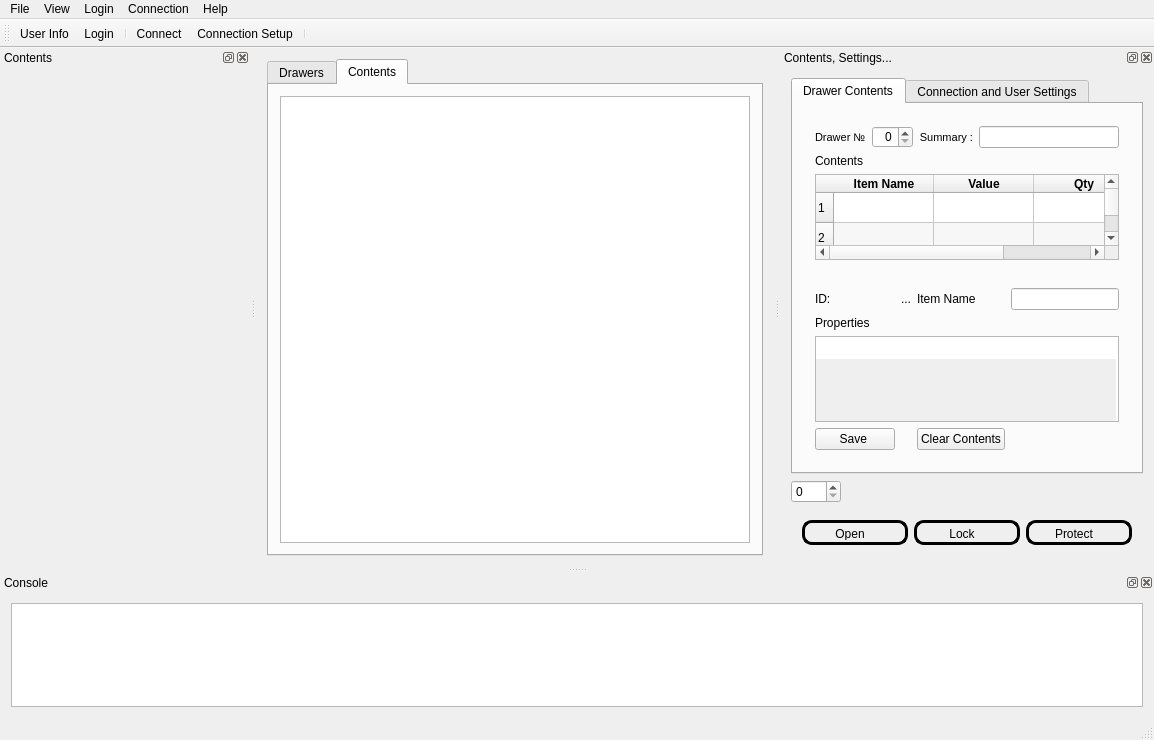
<?xml version="1.0" encoding="UTF-8"?>
<ui version="4.0">
 <class>MainWindow</class>
 <widget class="QMainWindow" name="MainWindow">
  <property name="geometry">
   <rect>
    <x>0</x>
    <y>0</y>
    <width>1154</width>
    <height>740</height>
   </rect>
  </property>
  <property name="windowTitle">
   <string>MainWindow</string>
  </property>
  <widget class="QWidget" name="centralWidget">
   <layout class="QVBoxLayout" name="verticalLayout">
    <item>
     <widget class="QTabWidget" name="tabWidget">
      <property name="currentIndex">
       <number>1</number>
      </property>
      <widget class="QWidget" name="tabDrawers">
       <attribute name="title">
        <string>Drawers</string>
       </attribute>
       <layout class="QVBoxLayout" name="verticalLayout_3">
        <item>
         <widget class="QScrollArea" name="scrollArea">
          <property name="widgetResizable">
           <bool>true</bool>
          </property>
          <widget class="QWidget" name="scrollAreaWidgetContents">
           <property name="geometry">
            <rect>
             <x>0</x>
             <y>0</y>
             <width>480</width>
             <height>461</height>
            </rect>
           </property>
          </widget>
         </widget>
        </item>
       </layout>
      </widget>
      <widget class="QWidget" name="tabContents">
       <attribute name="title">
        <string>Contents</string>
       </attribute>
       <layout class="QVBoxLayout" name="verticalLayout_4">
        <item>
         <widget class="QTableWidget" name="tableWidget"/>
        </item>
       </layout>
      </widget>
     </widget>
    </item>
   </layout>
  </widget>
  <widget class="QMenuBar" name="menuBar">
   <property name="geometry">
    <rect>
     <x>0</x>
     <y>0</y>
     <width>1154</width>
     <height>21</height>
    </rect>
   </property>
   <widget class="QMenu" name="menuFile">
    <property name="title">
     <string>File</string>
    </property>
    <addaction name="separator"/>
    <addaction name="actionSearch"/>
    <addaction name="actionExport_User_Info"/>
    <addaction name="actionExport_Log"/>
    <addaction name="actionOpen_Storage"/>
   </widget>
   <widget class="QMenu" name="menuView">
    <property name="title">
     <string>View</string>
    </property>
    <addaction name="actionUser_Info"/>
   </widget>
   <widget class="QMenu" name="menuConnection">
    <property name="title">
     <string>Connection</string>
    </property>
    <addaction name="separator"/>
    <addaction name="actionConnect"/>
    <addaction name="actionDisconnect"/>
    <addaction name="actionConnection_Setup"/>
   </widget>
   <widget class="QMenu" name="menuHelp">
    <property name="title">
     <string>Help</string>
    </property>
    <addaction name="actionAbout_Autosklad"/>
    <addaction name="actionTPU"/>
   </widget>
   <widget class="QMenu" name="menuLogin">
    <property name="title">
     <string>Login</string>
    </property>
    <addaction name="separator"/>
    <addaction name="actionLogin"/>
    <addaction name="actionAccount_Setup"/>
   </widget>
   <addaction name="menuFile"/>
   <addaction name="menuView"/>
   <addaction name="menuLogin"/>
   <addaction name="menuConnection"/>
   <addaction name="menuHelp"/>
  </widget>
  <widget class="QStatusBar" name="statusBar"/>
  <widget class="QToolBar" name="mainToolBar">
   <attribute name="toolBarArea">
    <enum>TopToolBarArea</enum>
   </attribute>
   <attribute name="toolBarBreak">
    <bool>false</bool>
   </attribute>
   <addaction name="actionUser_Info"/>
   <addaction name="actionLogin"/>
   <addaction name="separator"/>
   <addaction name="actionConnect"/>
   <addaction name="actionConnection_Setup"/>
   <addaction name="separator"/>
  </widget>
  <widget class="QDockWidget" name="dockLeft">
   <property name="minimumSize">
    <size>
     <width>250</width>
     <height>132</height>
    </size>
   </property>
   <property name="windowTitle">
    <string>Contents</string>
   </property>
   <attribute name="dockWidgetArea">
    <number>1</number>
   </attribute>
   <widget class="QWidget" name="dockWidgetContents">
    <layout class="QVBoxLayout" name="verticalLayout_2"/>
   </widget>
  </widget>
  <widget class="QDockWidget" name="dockConsole">
   <property name="minimumSize">
    <size>
     <width>170</width>
     <height>50</height>
    </size>
   </property>
   <property name="maximumSize">
    <size>
     <width>524287</width>
     <height>150</height>
    </size>
   </property>
   <property name="windowTitle">
    <string>Console</string>
   </property>
   <attribute name="dockWidgetArea">
    <number>8</number>
   </attribute>
   <widget class="QWidget" name="dockWidgetContents_2">
    <layout class="QGridLayout" name="gridLayout_3">
     <item row="0" column="0">
      <widget class="QTextBrowser" name="edtConsole">
       <property name="maximumSize">
        <size>
         <width>16777215</width>
         <height>200</height>
        </size>
       </property>
       <property name="verticalScrollBarPolicy">
        <enum>Qt::ScrollBarAlwaysOff</enum>
       </property>
       <property name="horizontalScrollBarPolicy">
        <enum>Qt::ScrollBarAsNeeded</enum>
       </property>
      </widget>
     </item>
    </layout>
   </widget>
  </widget>
  <widget class="QDockWidget" name="dockRght">
   <property name="minimumSize">
    <size>
     <width>300</width>
     <height>519</height>
    </size>
   </property>
   <property name="maximumSize">
    <size>
     <width>524287</width>
     <height>524287</height>
    </size>
   </property>
   <property name="windowTitle">
    <string>Contents, Settings...</string>
   </property>
   <attribute name="dockWidgetArea">
    <number>2</number>
   </attribute>
   <widget class="QWidget" name="dockWidgetContents_3">
    <layout class="QGridLayout" name="gridLayout">
     <item row="2" column="0">
      <widget class="QWidget" name="wdgtControls" native="true">
       <property name="styleSheet">
        <string notr="true"/>
       </property>
       <layout class="QVBoxLayout" name="verticalLayout_8">
        <item>
         <layout class="QVBoxLayout" name="verticalLayout_5">
          <item>
           <layout class="QHBoxLayout" name="horizontalLayout">
            <item>
             <widget class="QPushButton" name="btnOpen">
              <property name="minimumSize">
               <size>
                <width>25</width>
                <height>25</height>
               </size>
              </property>
              <property name="styleSheet">
               <string notr="true">border: 3px solid #000000;
border-radius: 10px;
padding: 5px 15px 2px 5px;</string>
              </property>
              <property name="text">
               <string>Open</string>
              </property>
             </widget>
            </item>
            <item>
             <widget class="QPushButton" name="btnLock">
              <property name="minimumSize">
               <size>
                <width>25</width>
                <height>25</height>
               </size>
              </property>
              <property name="styleSheet">
               <string notr="true">border: 3px solid #000000;
border-radius: 10px;
padding: 5px 15px 2px 5px;
</string>
              </property>
              <property name="text">
               <string>Lock</string>
              </property>
             </widget>
            </item>
            <item>
             <widget class="QPushButton" name="btnProtect">
              <property name="minimumSize">
               <size>
                <width>25</width>
                <height>25</height>
               </size>
              </property>
              <property name="styleSheet">
               <string notr="true">border: 3px solid #000000;
border-radius: 10px;
padding: 5px 15px 2px 5px;</string>
              </property>
              <property name="text">
               <string>Protect</string>
              </property>
             </widget>
            </item>
           </layout>
          </item>
         </layout>
        </item>
       </layout>
      </widget>
     </item>
     <item row="0" column="0">
      <widget class="QTabWidget" name="tabRight">
       <property name="styleSheet">
        <string notr="true">QTabWidget { background: qlineargradient(x1 : 0, y1 : 0, x2 : 0, y2 :   1, stop :   0.0 #f5f9ff,
						stop :   0.5 #c7dfff, stop :   0.55 #afd2ff, stop :   1.0 #c0dbff);
						color: #006aff;}</string>
       </property>
       <property name="currentIndex">
        <number>0</number>
       </property>
       <widget class="QWidget" name="tab">
        <attribute name="title">
         <string>Drawer Contents</string>
        </attribute>
        <layout class="QVBoxLayout" name="verticalLayout_7">
         <item>
          <widget class="QWidget" name="widget" native="true">
           <layout class="QGridLayout" name="gridLayout_5">
            <item row="0" column="0">
             <widget class="QLabel" name="lblDrawerNum">
              <property name="font">
               <font>
                <pointsize>8</pointsize>
                <weight>50</weight>
                <italic>false</italic>
                <bold>false</bold>
               </font>
              </property>
              <property name="text">
               <string>Drawer №</string>
              </property>
             </widget>
            </item>
            <item row="0" column="3">
             <widget class="QLineEdit" name="lineEdit_2">
              <property name="autoFillBackground">
               <bool>false</bool>
              </property>
             </widget>
            </item>
            <item row="0" column="1">
             <widget class="QSpinBox" name="spnDrwrNum">
              <property name="maximumSize">
               <size>
                <width>50</width>
                <height>16777215</height>
               </size>
              </property>
              <property name="alignment">
               <set>Qt::AlignRight|Qt::AlignTrailing|Qt::AlignVCenter</set>
              </property>
             </widget>
            </item>
            <item row="0" column="2">
             <widget class="QLabel" name="lblSummary">
              <property name="font">
               <font>
                <pointsize>8</pointsize>
                <weight>50</weight>
                <italic>false</italic>
                <bold>false</bold>
               </font>
              </property>
              <property name="text">
               <string>Summary :</string>
              </property>
              <property name="alignment">
               <set>Qt::AlignRight|Qt::AlignTrailing|Qt::AlignVCenter</set>
              </property>
             </widget>
            </item>
            <item row="1" column="0">
             <widget class="QLabel" name="lblContents">
              <property name="font">
               <font>
                <pointsize>9</pointsize>
                <weight>50</weight>
                <italic>false</italic>
                <bold>false</bold>
               </font>
              </property>
              <property name="text">
               <string>Contents</string>
              </property>
             </widget>
            </item>
            <item row="2" column="0" colspan="4">
             <widget class="QTableWidget" name="tblContents">
              <property name="sizeAdjustPolicy">
               <enum>QAbstractScrollArea::AdjustIgnored</enum>
              </property>
              <property name="alternatingRowColors">
               <bool>true</bool>
              </property>
              <property name="showGrid">
               <bool>true</bool>
              </property>
              <property name="sortingEnabled">
               <bool>false</bool>
              </property>
              <property name="rowCount">
               <number>10</number>
              </property>
              <row/>
              <row/>
              <row/>
              <row/>
              <row/>
              <row/>
              <row/>
              <row/>
              <row/>
              <row/>
              <column>
               <property name="text">
                <string>Item Name</string>
               </property>
               <property name="font">
                <font>
                 <weight>75</weight>
                 <bold>true</bold>
                </font>
               </property>
              </column>
              <column>
               <property name="text">
                <string>Value</string>
               </property>
               <property name="font">
                <font>
                 <weight>75</weight>
                 <bold>true</bold>
                </font>
               </property>
              </column>
              <column>
               <property name="text">
                <string>Qty</string>
               </property>
               <property name="font">
                <font>
                 <weight>75</weight>
                 <bold>true</bold>
                </font>
               </property>
              </column>
              <item row="0" column="2">
               <property name="text">
                <string/>
               </property>
              </item>
             </widget>
            </item>
           </layout>
          </widget>
         </item>
         <item>
          <widget class="QWidget" name="wdtItemdescription" native="true">
           <property name="styleSheet">
            <string notr="true"/>
           </property>
           <layout class="QGridLayout" name="gridLayout_7">
            <item row="3" column="0">
             <widget class="QPushButton" name="pushButton">
              <property name="text">
               <string>Save </string>
              </property>
             </widget>
            </item>
            <item row="0" column="1">
             <widget class="QLabel" name="lblItemID">
              <property name="text">
               <string>...</string>
              </property>
             </widget>
            </item>
            <item row="1" column="0" colspan="2">
             <widget class="QLabel" name="lblIItemProps">
              <property name="sizePolicy">
               <sizepolicy hsizetype="Expanding" vsizetype="Preferred">
                <horstretch>0</horstretch>
                <verstretch>0</verstretch>
               </sizepolicy>
              </property>
              <property name="font">
               <font>
                <weight>50</weight>
                <bold>false</bold>
               </font>
              </property>
              <property name="text">
               <string>Properties</string>
              </property>
             </widget>
            </item>
            <item row="0" column="2">
             <widget class="QLabel" name="lblItemName">
              <property name="font">
               <font>
                <weight>50</weight>
                <bold>false</bold>
               </font>
              </property>
              <property name="text">
               <string>Item Name</string>
              </property>
             </widget>
            </item>
            <item row="0" column="3">
             <widget class="QLineEdit" name="lineEdit">
              <property name="autoFillBackground">
               <bool>false</bool>
              </property>
             </widget>
            </item>
            <item row="2" column="0" colspan="4">
             <widget class="QPlainTextEdit" name="plainTextEdit">
              <property name="autoFillBackground">
               <bool>false</bool>
              </property>
              <property name="backgroundVisible">
               <bool>true</bool>
              </property>
             </widget>
            </item>
            <item row="0" column="0">
             <widget class="QLabel" name="label_3">
              <property name="font">
               <font>
                <weight>50</weight>
                <bold>false</bold>
               </font>
              </property>
              <property name="text">
               <string>ID:</string>
              </property>
             </widget>
            </item>
            <item row="3" column="2">
             <widget class="QPushButton" name="pushButton_5">
              <property name="styleSheet">
               <string notr="true"/>
              </property>
              <property name="text">
               <string>Clear Contents</string>
              </property>
             </widget>
            </item>
           </layout>
          </widget>
         </item>
        </layout>
       </widget>
       <widget class="QWidget" name="tab_2">
        <attribute name="title">
         <string>Connection and User Settings</string>
        </attribute>
        <layout class="QVBoxLayout" name="verticalLayout_6">
         <item>
          <widget class="QWidget" name="widgetConnection" native="true">
           <layout class="QGridLayout" name="gridLayout_2">
            <item row="2" column="1">
             <widget class="QPushButton" name="btnRefreshPorts">
              <property name="text">
               <string>Refresh</string>
              </property>
             </widget>
            </item>
            <item row="2" column="0">
             <widget class="QPushButton" name="btnConnect">
              <property name="text">
               <string>Connect</string>
              </property>
             </widget>
            </item>
            <item row="0" column="1">
             <widget class="QComboBox" name="comboPortName"/>
            </item>
            <item row="1" column="1">
             <widget class="QComboBox" name="comboBaudRAte">
              <item>
               <property name="text">
                <string>9600</string>
               </property>
              </item>
              <item>
               <property name="text">
                <string>1200</string>
               </property>
              </item>
              <item>
               <property name="text">
                <string>2400</string>
               </property>
              </item>
              <item>
               <property name="text">
                <string>4800</string>
               </property>
              </item>
              <item>
               <property name="text">
                <string>19200</string>
               </property>
              </item>
              <item>
               <property name="text">
                <string>38400</string>
               </property>
              </item>
              <item>
               <property name="text">
                <string>57600</string>
               </property>
              </item>
              <item>
               <property name="text">
                <string>115200</string>
               </property>
              </item>
             </widget>
            </item>
            <item row="0" column="0">
             <widget class="QLabel" name="label">
              <property name="text">
               <string>Port                                           :</string>
              </property>
             </widget>
            </item>
            <item row="1" column="0">
             <widget class="QLabel" name="label_2">
              <property name="text">
               <string>Baud rate                                  :</string>
              </property>
             </widget>
            </item>
           </layout>
          </widget>
         </item>
         <item>
          <spacer name="verticalSpacer">
           <property name="orientation">
            <enum>Qt::Vertical</enum>
           </property>
           <property name="sizeHint" stdset="0">
            <size>
             <width>20</width>
             <height>40</height>
            </size>
           </property>
          </spacer>
         </item>
         <item>
          <widget class="QLabel" name="label_19">
           <property name="font">
            <font>
             <pointsize>10</pointsize>
             <weight>75</weight>
             <bold>true</bold>
            </font>
           </property>
           <property name="text">
            <string>User info</string>
           </property>
           <property name="alignment">
            <set>Qt::AlignCenter</set>
           </property>
          </widget>
         </item>
         <item>
          <widget class="QWidget" name="widgetUser" native="true">
           <layout class="QGridLayout" name="gridLayout_4">
            <item row="2" column="0">
             <widget class="QLabel" name="label_18">
              <property name="text">
               <string>User Name</string>
              </property>
             </widget>
            </item>
            <item row="2" column="1">
             <widget class="QLineEdit" name="edtUserName_4"/>
            </item>
            <item row="3" column="0">
             <widget class="QLabel" name="label_22">
              <property name="text">
               <string>Password</string>
              </property>
             </widget>
            </item>
            <item row="4" column="0" colspan="2">
             <widget class="QPushButton" name="btnLogin_4">
              <property name="text">
               <string>Login</string>
              </property>
             </widget>
            </item>
            <item row="3" column="1">
             <widget class="QLineEdit" name="edtPassword_4">
              <property name="inputMask">
               <string/>
              </property>
              <property name="echoMode">
               <enum>QLineEdit::Password</enum>
              </property>
             </widget>
            </item>
            <item row="6" column="0">
             <widget class="QLabel" name="label_21">
              <property name="minimumSize">
               <size>
                <width>100</width>
                <height>0</height>
               </size>
              </property>
              <property name="text">
               <string>No user logged in</string>
              </property>
             </widget>
            </item>
            <item row="1" column="0">
             <widget class="QLabel" name="label_20">
              <property name="text">
               <string>User Type</string>
              </property>
             </widget>
            </item>
            <item row="1" column="1">
             <widget class="QComboBox" name="comboUserType_4">
              <property name="minimumSize">
               <size>
                <width>100</width>
                <height>0</height>
               </size>
              </property>
              <item>
               <property name="text">
                <string>Admin</string>
               </property>
              </item>
              <item>
               <property name="text">
                <string>Student</string>
               </property>
              </item>
              <item>
               <property name="text">
                <string>Lecturer</string>
               </property>
              </item>
             </widget>
            </item>
           </layout>
          </widget>
         </item>
        </layout>
       </widget>
      </widget>
     </item>
     <item row="1" column="0">
      <widget class="QSpinBox" name="spinBox">
       <property name="maximumSize">
        <size>
         <width>50</width>
         <height>16777215</height>
        </size>
       </property>
      </widget>
     </item>
    </layout>
   </widget>
  </widget>
  <action name="actionConnect">
   <property name="text">
    <string>Connect</string>
   </property>
  </action>
  <action name="actionDisconnect">
   <property name="text">
    <string>Disconnect</string>
   </property>
  </action>
  <action name="actionConnection_Setup">
   <property name="text">
    <string>Connection Setup</string>
   </property>
  </action>
  <action name="actionAbout_Autosklad">
   <property name="text">
    <string>About Autosklad</string>
   </property>
  </action>
  <action name="actionTPU">
   <property name="text">
    <string>About TPU</string>
   </property>
  </action>
  <action name="actionUser_Info">
   <property name="text">
    <string>User Info</string>
   </property>
  </action>
  <action name="actionLogin">
   <property name="text">
    <string>Login</string>
   </property>
  </action>
  <action name="actionAccount_Setup">
   <property name="text">
    <string>Account Setup</string>
   </property>
  </action>
  <action name="actionSearch">
   <property name="text">
    <string>Search</string>
   </property>
  </action>
  <action name="actionExport_User_Info">
   <property name="text">
    <string>Export User Info</string>
   </property>
  </action>
  <action name="actionExport_Log">
   <property name="text">
    <string>Export Log</string>
   </property>
  </action>
  <action name="actionOpen_Storage">
   <property name="text">
    <string>Open Storage</string>
   </property>
  </action>
 </widget>
 <layoutdefault spacing="6" margin="11"/>
 <resources/>
 <connections/>
</ui>
